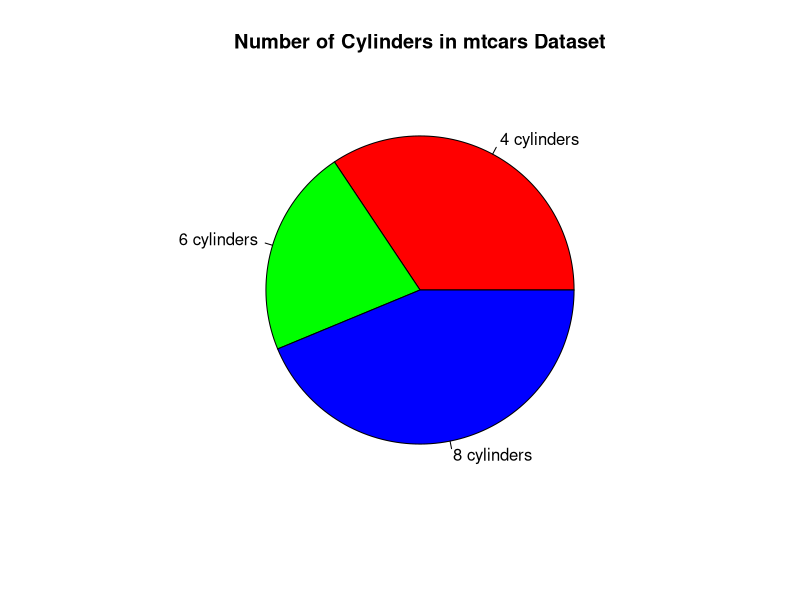
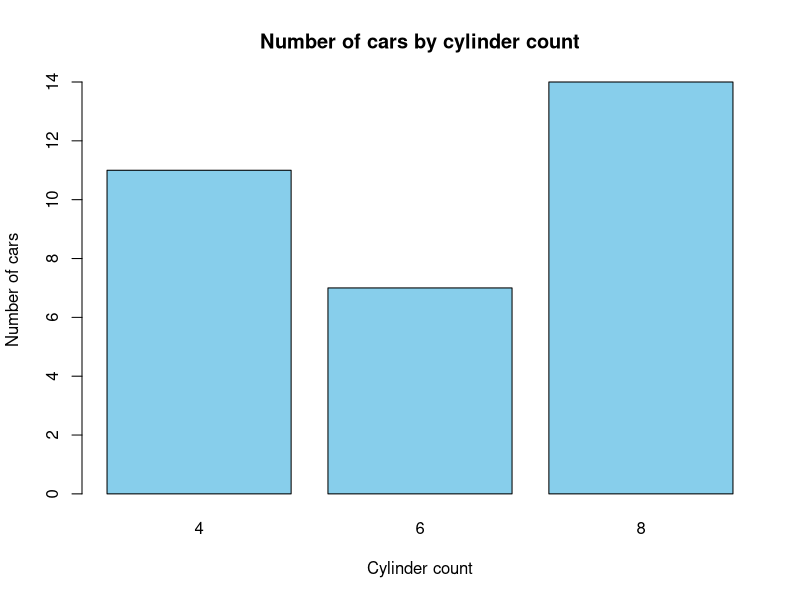

These charts were generated, in order, by the following R code:
## ---- chunk 1
data(mtcars)
attach(mtcars)
t0 = table(cyl)
t0
## ---- chunk 2
summary(cyl)
## ---- chunk 3
p0 = prop.table(table(cyl))
p0
## ---- chunk 4
r1 = round(p0*100,2)
r1

## ---- chunk 5
# Count the number of cars with each number of cylinders
cyl_counts <- table(mtcars$cyl)

# Create a pie chart
pie(cyl_counts, main = "Number of Cylinders in mtcars Dataset", 
    labels = c("4 cylinders", "6 cylinders", "8 cylinders"), 
    col = c("red", "green", "blue"))

## ---- chunk 6
# Load the mtcars dataset
data(mtcars)

# Create a table of the counts of cars by number of cylinders
cyl_table <- table(mtcars$cyl)

# Create a barplot of the table
barplot(cyl_table, 
        main = "Number of cars by cylinder count",
        xlab = "Cylinder count",
        ylab = "Number of cars",
        col = "skyblue")
